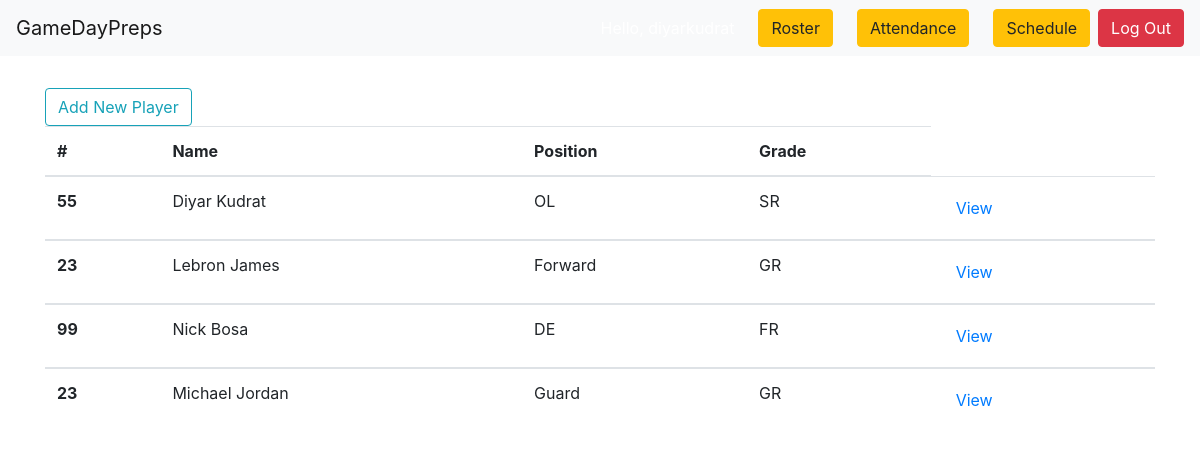
Page / (signed in) on the earlier database version.
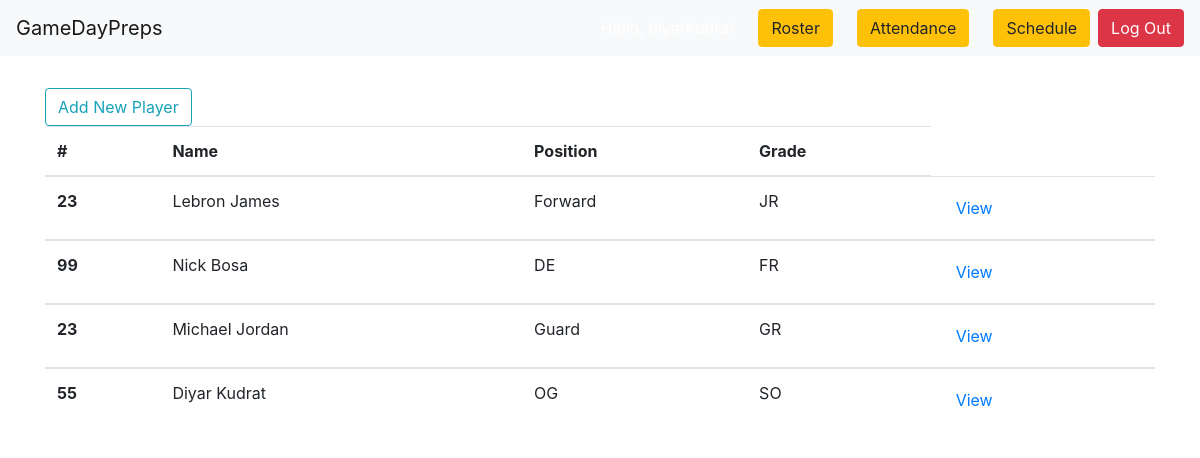
Same page on the later database version.
### roster/models.py (models this page shows, shortened)
class Player(models.Model):
    first_name = models.CharField(max_length=50)
    last_name = models.CharField(max_length=50)
    position = models.CharField(max_length=25)
    grade = models.CharField(max_length=50, choices=school_grade_choices, blank=True)
    jersey_number = models.CharField(max_length=3, null=True)

### roster/views.py (the view)
# urls.py: path('', RosterListView.as_view(), name='roster-list-page'),
class RosterListView(ListView):
    model = Player
    def get(self, request):
        players = self.get_queryset()
        return render(request, 'list.html', {
          'players': players
        })

### roster/templates/list.html (shortened to what this page needs)
{% extends 'base.html' %}
{% block content %}
{% if request.user.is_authenticated %}
<a class="btn btn-outline-info" href="{% url 'player-create-page' %}" role="button">Add New Player</a>
  {% if players %}
    <table class="table">
      <thead>
        <tr>
          <th scope="col">#</th>
          <th scope="col">Name</th>
          <th scope="col">Position</th>
          <th scope="col">Grade</th>
        </tr>
      </thead>
      {% for player in players %}
      <tbody>
        <tr>
          <th scope="row">{{ player.jersey_number }}</th>
          <td href="#">{{ player.first_name }} {{ player.last_name }}</td>
          <td>{{ player.position }}</td>
          <td>{{ player.grade }}</td>
          <td><a class="btn btn-link" href="{% url 'player-detail-page' player.id %}" role="button">View</a></td>
        </tr>
        {% endfor %}
      </tbody>
    </table>
  {% endif %}
  {% endif %}
{% endblock %}

### roster/templates/base.html (shortened to what this page needs)
<!DOCTYPE html>
<html lang="en">
<head>
    <link rel="stylesheet" href="https://stackpath.bootstrapcdn.com/bootstrap/4.3.1/css/bootstrap.min.css"
>
</head>
<body>
    <nav class="navbar navbar-expand-md navbar-light bg-light">
        <a class="navbar-brand" href="{% url 'roster-list-page' %}">GameDayPreps</a>
        <form class="form-inline ml-auto">
          {% if request.user.is_authenticated %}
              <div class="text-white">Hello, {{ request.user.username }}</div>
              <a href="{% url 'roster-list-page' %}" class="btn btn-warning ml-4">Roster</a>
              <a href="{% url 'attendance-list-page' %}" class="btn btn-warning ml-4">Attendance</a>
              <a href="{% url 'event-list-page' %}" class="btn btn-warning ml-4">Schedule</a>
              <a href="{% url 'logout' %}" class="btn btn-danger ml-2">Log Out</a>
          {% else %}
              <a href="#" class="btn btn-warning ml-4">About</a>
              <a href="#" class="btn btn-warning ml-4">Contact</a>
              <a href="{% url 'login' %}" class="btn btn-secondary ml-2">Log In</a>
              <a href="{% url 'signup-page' %}" class="btn btn-success ml-2">Sign Up</a>
          {% endif %}
        </form>
      </nav>
      <main role="main" class="container" style="margin-top: 4vh;">
        {% block content %}
        {% endblock %}
      </main>
</body>
</html>

Differences in the rows shown:
removed Player: jersey_number "55", first_name "Diyar", last_name "Kudrat", position "OL", grade "SR"
changed Player "Lebron": grade "GR" → "JR"
added Player: jersey_number "55", first_name "Diyar", last_name "Kudrat", position "OG", grade "SO"
